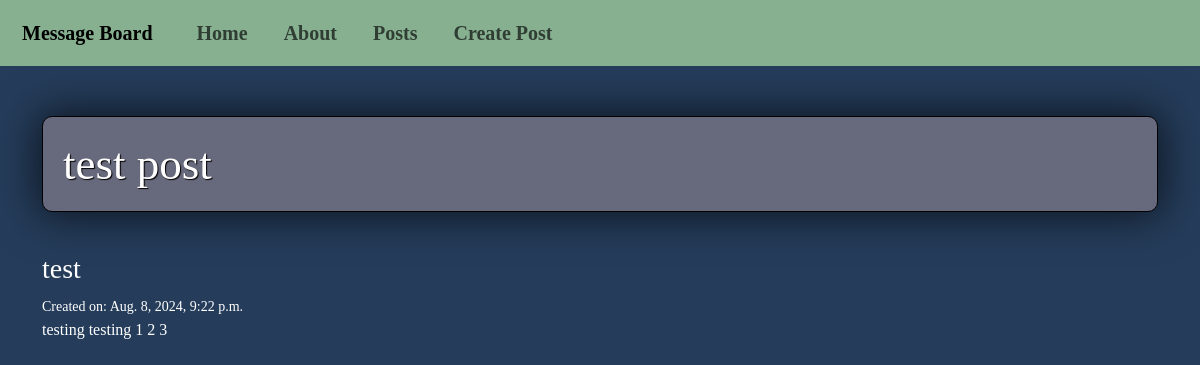
/1/, run on the app's committed database.
### posts/models.py (models this page shows, shortened)
class Post(models.Model):                                     #inheritance
    title = models.CharField(max_length=128)                  #lines 5-8: composition
    subtitle = models.CharField(max_length=256)
    body = models.TextField()
    created_on = models.DateTimeField(auto_now_add=True)

### posts/views.py (the view)
# urls.py: path("<int:pk>/", views.PostDetailView.as_view(), name="detail"),
class PostDetailView(DetailView):                       #read single
    template_name = "posts/detail.html"
    model = Post

### templates/posts/detail.html (shortened to what this page needs)
{%  extends 'base.html' %}
{% block content %}
<h1> {{ post.title }}</h1>
<h3>{{ post.subtitle }}</h3>
<small>Created on: {{ post.created_on }}</small>
<p>{{ post.body }}</p>
{% endblock content %}

### static/css/base.css (style rules this page uses)
body { background-color: #253D5B; color: white; font-family: Georgia, 'Times New Roman', Times, serif; }
h1 { border: 1px solid black; background-color: #67697C; border-radius: 10px; margin: 50px auto 40px auto; padding: 20px; font-size: 45px; -webkit-box-shadow: 0px 0px 43px 5px rgba(0,0,0,0.63); -moz-box-shadow: 0px 0px 43px 5px rgba(0,0,0,0.63); box-shadow: 0px 0px 43px 5px rgba(0,0,0,0.63); text-shadow: 1px 1px 1px rgb(0, 0, 0); }

### data on the page
Post: title "test post", subtitle "test", created_on "Aug. 8, 2024, 9:22 p.m.", body "testing testing 1 2 3"
